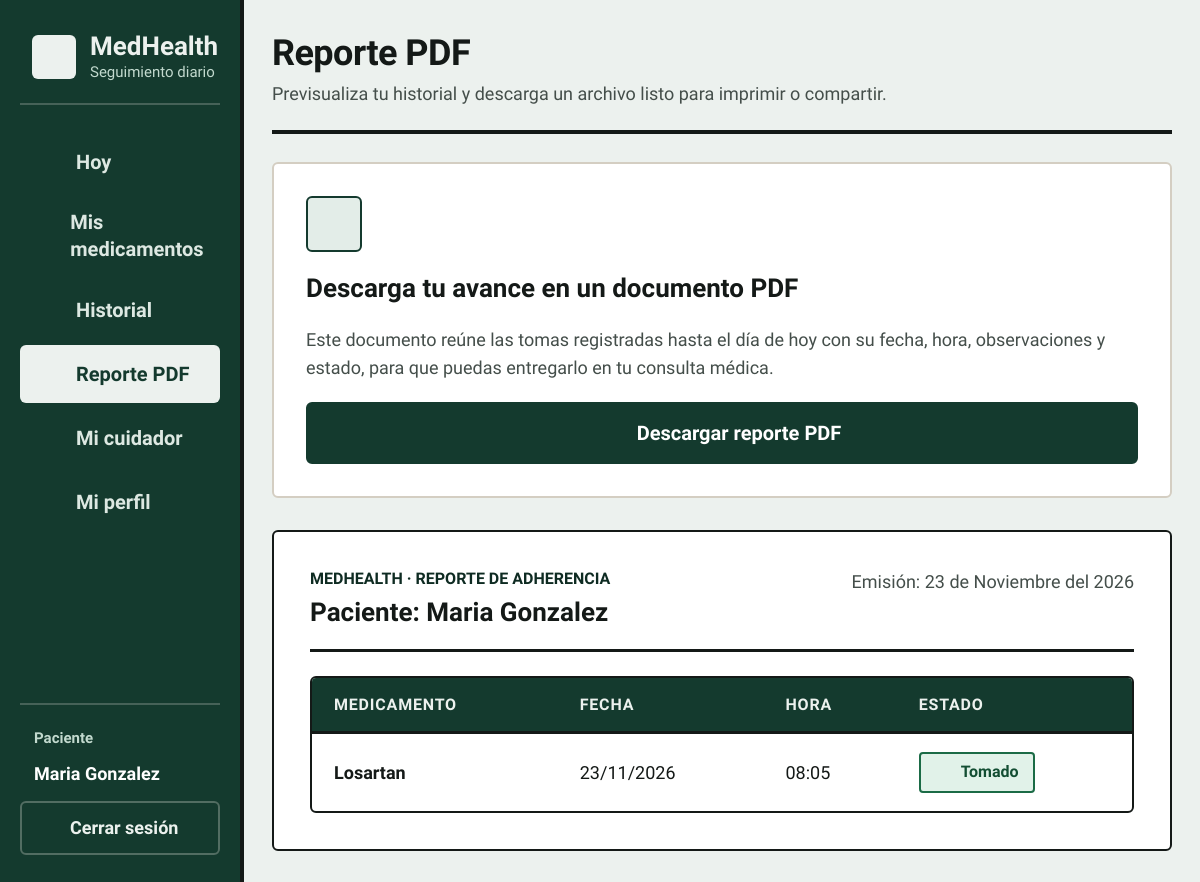
Page /views/reporte.php (signed in) on the committed database.
### tables this page shows
CREATE TABLE IF NOT EXISTS pacientes (
    id_paciente INT UNSIGNED AUTO_INCREMENT PRIMARY KEY,
    id_usuario INT UNSIGNED NOT NULL UNIQUE,
    nombre VARCHAR(100) NOT NULL,
    apellido_paterno VARCHAR(100) NOT NULL,
    apellido_materno VARCHAR(100) NULL,
    telefono VARCHAR(20) NULL,
    CONSTRAINT fk_pacientes_usuario
        FOREIGN KEY (id_usuario) REFERENCES usuarios(id_usuario)
        ON DELETE CASCADE ON UPDATE CASCADE
);

CREATE TABLE IF NOT EXISTS historial_tomas (
    id_toma INT UNSIGNED AUTO_INCREMENT PRIMARY KEY,
    id_medicamento INT UNSIGNED NOT NULL,
    fecha_hora DATETIME NOT NULL,
    estado ENUM('tomado', 'no_tomado') NOT NULL,
    observaciones TEXT NULL,
    CONSTRAINT fk_historial_medicamento
        FOREIGN KEY (id_medicamento) REFERENCES medicamentos(id_medicamento)
        ON DELETE CASCADE ON UPDATE CASCADE
);

CREATE TABLE IF NOT EXISTS medicamentos (
    id_medicamento INT UNSIGNED AUTO_INCREMENT PRIMARY KEY,
    id_receta INT UNSIGNED NOT NULL,
    nombre VARCHAR(150) NOT NULL,
    dosis VARCHAR(100) NOT NULL,
    frecuencia_horas INT NOT NULL,
    duracion_dias INT NOT NULL,
    hora_inicio TIME NOT NULL,
    via_administracion VARCHAR(50) NOT NULL,
    indicaciones TEXT NULL,
    CONSTRAINT fk_medicamentos_receta
        FOREIGN KEY (id_receta) REFERENCES recetas(id_receta)
        ON DELETE CASCADE ON UPDATE CASCADE
);

### includes/auth.php (called while the page is built, shortened)
<?php
include_once __DIR__ . '/../models/Paciente.php';
include_once __DIR__ . '/helpers.php';
include_once __DIR__ . '/icons.php';
function obtenerPacienteActual(PDO $db): ?array {
    $paciente = new Paciente($db);
    $paciente->id_usuario = $_SESSION['id_usuario'];
    $stmt = $paciente->leerPorUsuario();
    $row = $stmt->fetch(PDO::FETCH_ASSOC);
    return $row ? $row : null;
}
?>

### models/Paciente.php (called while the page is built, shortened)
<?php
class Paciente {
    private $conn;
    private $table_name = "pacientes";
    public $id_usuario;
    public function __construct($db) {
        $this->conn = $db;
    }
    public function leerPorUsuario() {
        $query = "SELECT p.*, u.correo
                  FROM " . $this->table_name . " p
                  JOIN usuarios u ON p.id_usuario = u.id_usuario
                  WHERE p.id_usuario = ?
                  LIMIT 0,1";
        $stmt = $this->conn->prepare($query);
        $stmt->bindParam(1, $this->id_usuario);
        $stmt->execute();
        return $stmt;
    }
}
?>

### includes/helpers.php (called while the page is built, shortened)
<?php
function obtenerMesesEspanol(): array {
    return [
        "Enero", "Febrero", "Marzo", "Abril", "Mayo", "Junio",
        "Julio", "Agosto", "Septiembre", "Octubre", "Noviembre", "Diciembre"
    ];
}
function obtenerFechaActualEspanol(): string {
    $meses = obtenerMesesEspanol();
    $mesIndex = (int) date('n') - 1;
    return date('d') . " de " . $meses[$mesIndex] . " del " . date('Y');
}
?>

### models/HistorialToma.php (called while the page is built, shortened)
<?php
class HistorialToma {
    private $conn;
    private $table_name = "historial_tomas";
    public function __construct($db) {
        $this->conn = $db;
    }
    public function leerPorPaciente($id_paciente) {
        $query = "SELECT h.id_toma, h.fecha_hora, h.estado, h.observaciones, m.nombre as nombre_medicamento
                  FROM " . $this->table_name . " h
                  JOIN medicamentos m ON h.id_medicamento = m.id_medicamento
                  JOIN recetas r ON m.id_receta = r.id_receta
                  WHERE r.id_paciente = :id_paciente
                  ORDER BY h.fecha_hora DESC";
        $stmt = $this->conn->prepare($query);
        $stmt->bindParam(":id_paciente", $id_paciente);
        $stmt->execute();
        return $stmt;
    }
}
?>

### views/reporte.php (the view, shortened to what this page needs)
<?php
include_once __DIR__ . '/../includes/auth.php';
include_once __DIR__ . '/../models/HistorialToma.php';
$database = new Database();
$db = $database->getConnection();
$row_pac = obtenerPacienteActual($db);
$id_paciente = $row_pac ? (int) $row_pac['id_paciente'] : 0;
$nombre_paciente = $row_pac
    ? trim($row_pac['nombre'] . ' ' . $row_pac['apellido_paterno'])
    : obtenerNombreUsuarioActual($db);
$historialModel = new HistorialToma($db);
$stmt_hist = $historialModel->leerPorPaciente($id_paciente);
$registros = $stmt_hist->fetchAll(PDO::FETCH_ASSOC);
$fechaEmision = obtenerFechaActualEspanol();
?>
<!DOCTYPE html>
<html lang="es">
<head>
    <link rel="stylesheet" href="../assets/css/medhealth.css">
</head>
<body>
    <?php include __DIR__ . '/../includes/navbar.php'; ?>
    <header class="page-header">
        <div class="page-header-text">
            <h1>Reporte PDF</h1>
            <p class="cuerpo text-muted">Previsualiza tu historial y descarga un archivo listo para imprimir o compartir.</p>
        </div>
    </header>
    <div class="reporte-grid">
        <section class="tarjeta" style="display: flex; flex-direction: column; gap: 20px;">
            <span class="icon-circle icon-circle-64">
                <?php echo medhealthIcon('file-text', 30); ?>
            </span>
            <h2>Descarga tu avance en un documento PDF</h2>
            <p class="cuerpo text-muted">
                Este documento reúne las tomas registradas hasta el día de hoy con su fecha, hora, observaciones y estado, para que puedas entregarlo en tu consulta médica.
            </p>
            <a href="../controllers/generar_pdf.php" class="btn btn-primario btn-block">
                <?php echo medhealthIcon('file-text', 24); ?>
                <span>Descargar reporte PDF</span>
            </a>
        </section>
        <section class="hoja-preview" aria-label="Vista previa del reporte">
            <div class="hoja-preview-header">
                <div>
                    <p class="etiqueta" style="color: var(--primario-700); text-transform: uppercase;">MedHealth · Reporte de Adherencia</p>
                    <h2 style="margin-top: 6px;">Paciente: <?php echo htmlspecialchars($nombre_paciente); ?></h2>
                </div>
                <p class="cuerpo text-muted">Emisión: <?php echo htmlspecialchars($fechaEmision); ?></p>
            </div>
            <?php if (count($registros) > 0): ?>
                <div class="tabla-contenedor">
                    <div class="tabla-scroll">
                        <table class="tabla">
                            <thead>
                                <tr>
                                    <th>Medicamento</th>
                                    <th>Fecha</th>
                                    <th>Hora</th>
                                    <th>Estado</th>
                                </tr>
                            </thead>
                            <tbody>
                                <?php foreach (array_slice($registros, 0, 8) as $row): ?>
                                    <?php
                                        $ts = strtotime($row['fecha_hora']);
                                        $esTomado = ($row['estado'] === 'tomado');
                                    ?>
                                    <tr>
                                        <td><strong><?php echo htmlspecialchars($row['nombre_medicamento']); ?></strong></td>
                                        <td><?php echo htmlspecialchars(date('d/m/Y', $ts)); ?></td>
                                        <td><?php echo htmlspecialchars(date('H:i', $ts)); ?></td>
                                        <td>
                                            <?php if ($esTomado): ?>
                                                <span class="chip chip-exito">
                                                    <?php echo medhealthIcon('check', 18); ?>
                                                    <span>Tomado</span>
                                                </span>
                                            <?php endif; ?>
                                        </td>
                                    </tr>
                                <?php endforeach; ?>
                            </tbody>
                        </table>
                    </div>
                </div>
            <?php endif; ?>
        </section>
    </div>
    <?php include __DIR__ . '/../includes/footer.php'; ?>
</body>
</html>

### includes/icons.php
<?php
function medhealthIcon(string $name, int $size = 24, string $class = ''): string {
    $paths = [
        'pill' => '<path d="m10.5 20.5 10-10a4.95 4.95 0 1 0-7-7l-10 10a4.95 4.95 0 1 0 7 7Z"/><path d="m8.5 8.5 7 7"/>',
        'home' => '<path d="m3 9 9-7 9 7v11a2 2 0 0 1-2 2H5a2 2 0 0 1-2-2z"/><polyline points="9 22 9 12 15 12 15 22"/>',
        'clock' => '<circle cx="12" cy="12" r="10"/><polyline points="12 6 12 12 16 14"/>',
        'file-text' => '<path d="M14.5 2H6a2 2 0 0 0-2 2v16a2 2 0 0 0 2 2h12a2 2 0 0 0 2-2V7.5L14.5 2z"/><polyline points="14 2 14 8 20 8"/><line x1="16" x2="8" y1="13" y2="13"/><line x1="16" x2="8" y1="17" y2="17"/><line x1="10" x2="8" y1="9" y2="9"/>',
        'heart' => '<path d="M19 14c1.49-1.46 3-3.21 3-5.5A5.5 5.5 0 0 0 16.5 3c-1.76 0-3 .5-4.5 2-1.5-1.5-2.74-2-4.5-2A5.5 5.5 0 0 0 2 8.5c0 2.3 1.5 4.05 3 5.5l7 7Z"/>',
        'user' => '<path d="M19 21v-2a4 4 0 0 0-4-4H9a4 4 0 0 0-4 4v2"/><circle cx="12" cy="7" r="4"/>',
        'plus' => '<path d="M5 12h14"/><path d="M12 5v14"/>',
        'alert-triangle' => '<path d="m21.73 18-8-14a2 2 0 0 0-3.48 0l-8 14A2 2 0 0 0 4 21h16a2 2 0 0 0 1.73-3Z"/><line x1="12" x2="12" y1="9" y2="13"/><line x1="12" x2="12.01" y1="17" y2="17"/>',
        'check' => '<polyline points="20 6 9 17 4 12"/>',
        'x' => '<path d="M18 6 6 18"/><path d="m6 6 12 12"/>',
        'chevron-left' => '<path d="m15 18-6-6 6-6"/>',
        'chevron-right' => '<path d="m9 18 6-6-6-6"/>',
        'chevron-down' => '<path d="m6 9 6 6 6-6"/>',
        'search' => '<circle cx="11" cy="11" r="8"/><path d="m21 21-4.3-4.3"/>',
        'phone' => '<path d="M22 16.92v3a2 2 0 0 1-2.18 2 19.79 19.79 0 0 1-8.63-3.07 19.5 19.5 0 0 1-6-6 19.79 19.79 0 0 1-3.07-8.67A2 2 0 0 1 4.11 2h3a2 2 0 0 1 2 1.72 12.84 12.84 0 0 0 .7 2.81 2 2 0 0 1-.45 2.11L8.09 9.91a16 16 0 0 0 6 6l1.27-1.27a2 2 0 0 1 2.11-.45 12.84 12.84 0 0 0 2.81.7A2 2 0 0 1 22 16.92z"/>',
        'lock' => '<rect width="18" height="11" x="3" y="11" rx="2" ry="2"/><path d="M7 11V7a5 5 0 0 1 10 0v4"/>',
        'mail' => '<rect width="20" height="16" x="2" y="4" rx="2"/><path d="m22 7-8.97 5.7a1.94 1.94 0 0 1-2.06 0L2 7"/>',
        'log-out' => '<path d="M9 21H5a2 2 0 0 1-2-2V5a2 2 0 0 1 2-2h4"/><polyline points="16 17 21 12 16 7"/><line x1="21" x2="9" y1="12" y2="12"/>'
    ];
    $inner = $paths[$name] ?? '';
    $classAttr = $class !== '' ? ' class="' . htmlspecialchars($class) . '"' : '';
    return '<svg xmlns="http://www.w3.org/2000/svg" width="' . (int) $size . '" height="' . (int) $size . '" viewBox="0 0 24 24" fill="none" stroke="currentColor" stroke-width="2" stroke-linecap="round" stroke-linejoin="round" aria-hidden="true"' . $classAttr . '>' . $inner . '</svg>';
}
?>

### rows in the picture
pacientes: nombre_paciente "Maria Gonzalez"
historial_tomas: id_medicamento.nombre "Losartan", fecha_hora "23/11/2026", fecha_hora "08:05", $size 18 (drawn)

### other values in the picture
$item['label'] "Hoy"
$item['label'] "Mis medicamentos"
$item['label'] "Historial"
$item['label'] "Reporte PDF"
$item['label'] "Mi cuidador"
$item['label'] "Mi perfil"
$nombreUsuarioSidebar "Maria Gonzalez"
$fechaEmision "23 de Noviembre del 2026"
